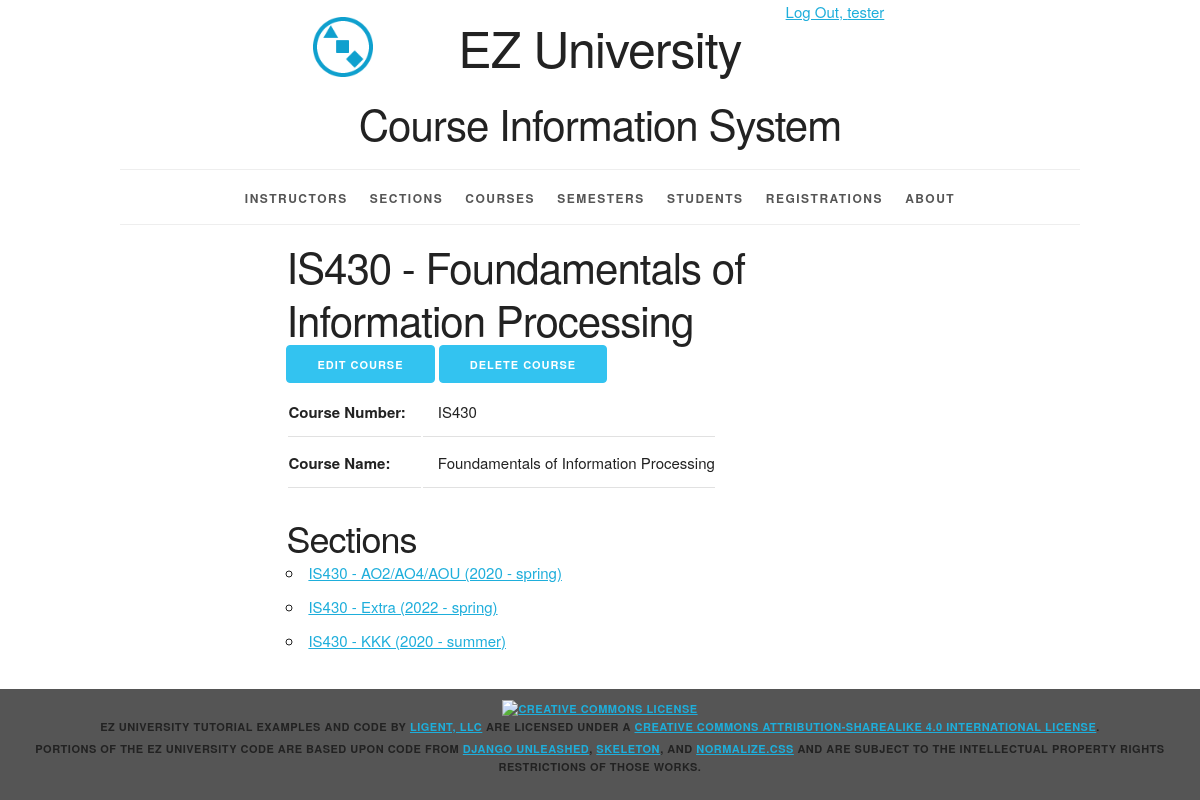
Page /course/5/ (signed in) on the committed database.
### courseinfo/models.py (models this page shows, shortened)
class Course(models.Model):
    course_id = models.AutoField(primary_key=True)
    course_number = models.CharField(max_length=20)
    course_name = models.CharField(max_length=255)
    def __str__(self):
        return '%s - %s' % (self.course_number, self.course_name)
    def get_update_url(self):
        return reverse('courseinfo_course_update_urlpattern',
                       kwargs={'pk': self.pk})
    def get_delete_url(self):
        return reverse('courseinfo_course_delete_urlpattern',
                       kwargs={'pk':self.pk})
    class Meta:
        ordering = ['course_number', 'course_name']
        constraints = [
            UniqueConstraint(fields=['course_number', 'course_name'], name='unique_course')
        ]

class Section(models.Model):
    section_id = models.AutoField(primary_key=True)
    section_name = models.CharField(max_length=20)
    semester = models.ForeignKey(Semester, related_name='sections', on_delete=models.PROTECT)
    course = models.ForeignKey(Course, related_name='sections', on_delete=models.PROTECT)
    instructor = models.ForeignKey(Instructor, related_name='sections', on_delete=models.PROTECT)
    def __str__(self):
        return '%s - %s (%s)' % (self.course.course_number, self.section_name, self.semester.__str__())
    def get_absolute_url(self):
        return reverse('courseinfo_section_detail_urlpattern',
                       kwargs={'pk':self.pk}
                       )
    class Meta:
        ordering = ['course', 'section_name', 'semester']
        constraints = [
            UniqueConstraint(fields=['semester', 'course', 'section_name'],
                             name='unique_section')
        ]

class Semester(models.Model):
    semester_id = models.AutoField(primary_key=True)
    year = models.ForeignKey(Year, related_name='semesters', on_delete=models.PROTECT)
    period = models.ForeignKey(Period, related_name='semesters', on_delete=models.PROTECT)
    def __str__(self):
        return '%s - %s' %(self.year.year, self.period.period_name)
    class Meta:
        ordering = ['year__year', 'period__period_sequence']
        constraints = [
            UniqueConstraint(fields=['year', 'period'], name='unique_semester')
        ]

class Year(models.Model):
    year_id = models.AutoField(primary_key=True)
    year = models.IntegerField(unique=True)
    class Meta:
        ordering = ['year']

class Period(models.Model):
    period_id = models.AutoField(primary_key=True)
    period_sequence = models.IntegerField(unique=True)
    period_name = models.CharField(max_length=45, unique=True)
    class Meta:
        ordering = ['period_sequence']

### courseinfo/views.py (the view)
class CourseDetail(LoginRequiredMixin, PermissionRequiredMixin, DetailView):
    model = Course
    permission_required = 'courseinfo.view_course'
    def get_context_data(self, **kwargs):
        context = super(DetailView, self).get_context_data(**kwargs)
        course = self.get_object()
        section_list = course.sections.all()
        context['section_list'] = section_list
        return context

### courseinfo/templates/courseinfo/course_detail.html (shortened to what this page needs)
{% extends 'courseinfo/base.html' %}
{% block content %}
<article>
  <div class="row">
  <div class="offset-by-two eight columns">
    <h2>{{ course }}</h2>
    <ul class="inline">
        {% if perms.courseinfo.change_course %}
        <li>
          <a
              href="{{ course.get_update_url }}"
              class="button button-primary">
            Edit Course</a></li>
        {% endif %}
        {% if perms.courseinfo.delete_course %}
        <li>
          <a
              href="{{ course.get_delete_url }}"
              class="button button-primary">
            Delete Course</a></li>
        {% endif %}
    </ul>
    <section>
        <table>
            <tr>
                <th>Course Number:</th>
                <td>{{ course.course_number }}</td>
            </tr>
            <tr>
                <th>Course Name:</th>
                <td>{{ course.course_name }}</td>
            </tr>
        </table>
    </section>
    <section>
        <h3>Sections</h3>
        <ul>
            {% for section in section_list %}
                <li>
                    <a href="{{ section.get_absolute_url }}">{{ section }}</a>
                </li>
            {% empty %}
                <li><em>There are currently no sections for this course.</em></li>
            {% endfor %}
        </ul>
    </section>
  </div></div>
</article>
{% endblock %}

### courseinfo/templates/courseinfo/base.html (shortened to what this page needs)
{% load static %}
<!DOCTYPE html>
<html lang="en">
<head>
    <link rel="stylesheet" type="text/css"
          href="{% static 'coursinfo/normalize.css' %}">
    <link rel="stylesheet" type="text/css"
          href="{% static 'courseinfo/skeleton.css' %}">
    <link rel="stylesheet" type="text/css"
          href="{% static 'courseinfo/style.css' %}">
</head>
<body>
<div class="container">
    <div class="status row">
        <div class="offset-by-eight four columns">
            <ul class="inline">
                {% if user.is_authenticated %}
                    <li><a href="{% url 'logout_urlpattern' %}">
                        Log Out, {{ user.get_username }}</a></li>
                {% else %}
                    <li><a href="{% url 'login_urlpattern' %}">
                        Log In</a></li>
                {% endif %}
            </ul>
        </div>
    </div>
    <header class="row">
        <div class="offset-by-one ten columns">
            <h1 class="logo">EZ University</h1>
            <h2>Course Information System</h2>
        </div>
    </header>
    <nav>
        <ul>
            {% if perms.courseinfo.view_instructor %}
                <li>
                    <a href="{% url 'courseinfo_instructor_list_urlpattern' %}">
                        Instructors</a></li>
            {% endif %}
            {% if perms.courseinfo.view_section %}
                <li>
                    <a href="{% url 'courseinfo_section_list_urlpattern' %}">
                        Sections</a></li>
            {% endif %}
            {% if perms.courseinfo.view_course %}
                <li>
                    <a href="{% url 'courseinfo_course_list_urlpattern' %}">
                        Courses</a></li>
            {% endif %}
            {% if perms.courseinfo.view_semester %}
                <li>
                    <a href="{% url 'courseinfo_semester_list_urlpattern' %}">
                        Semesters</a></li>
            {% endif %}
            {% if perms.courseinfo.view_student %}
                <li>
                    <a href="{% url 'courseinfo_student_list_urlpattern' %}">
                        Students</a></li>
            {% endif %}
            {% if perms.courseinfo.view_registration %}
                <li>
                    <a href="{% url 'courseinfo_registration_list_urlpattern' %}">
                        Registrations</a></li>
            {% endif %}
            <li>
                <a href="{% url 'about_urlpattern' %}">
                    About</a></li>
        </ul>
    </nav>
    <main>
        {% block content %}{% endblock %}
    </main>
</div>
<footer>
    <p>
        <a rel="license" href="http://creativecommons.org/licenses/by-sa/4.0/">
            <img alt="Creative Commons License" style="border-width:0"
                 src="https://i.creativecommons.org/l/by-sa/4.0/88x31.png"/>
        </a><br/><span property="dct:title">EZ University Tutorial Examples and Code</span>
        by
        <a href="https://www.ligent.net" property="cc:attributionName"
           rel="cc:attributionURL">Ligent, LLC</a> are licensed under a
        <a rel="license" href="http://creativecommons.org/licenses/by-sa/4.0/">Creative Commons Attribution-ShareAlike
            4.0 International License</a>.
    </p>
    <p>Portions of the EZ University code are based upon code from
        <a href="https://django-unleashed.com">Django Unleashed</a>,
        <a href="http://getskeleton.com/">Skeleton</a>, and
        <a href="https://necolas.github.io/normalize.css/">Normalize.css</a> and
        are subject to the intellectual property rights restrictions of those works.
    </p>
</footer>
</body>
</html>

### courseinfo/static/courseinfo/skeleton.css (style rules this page uses)
.container { position: relative; width: 100%; max-width: 960px; margin: 0 auto; padding: 0 20px; box-sizing: border-box; }
.column, .columns { width: 100%; float: left; box-sizing: border-box; }
@media (min-width: 400px) { .container { width: 85%; padding: 0; } }
@media (min-width: 550px) { .container { width: 80%; } }
@media (min-width: 550px) { .column, .columns { margin-left: 4%; } }
@media (min-width: 550px) { .column:first-child, .columns:first-child { margin-left: 0; } }
@media (min-width: 550px) { .four.columns { width: 30.6666666667%; } }
@media (min-width: 550px) { .eight.columns { width: 65.3333333333%; } }
@media (min-width: 550px) { .ten.columns { width: 82.6666666667%; } }
@media (min-width: 550px) { .offset-by-one.column, .offset-by-one.columns { margin-left: 8.66666666667%; } }
@media (min-width: 550px) { .offset-by-two.column, .offset-by-two.columns { margin-left: 17.3333333333%; } }
@media (min-width: 550px) { .offset-by-eight.column, .offset-by-eight.columns { margin-left: 69.3333333333%; } }
html { font-size: 62.5%; }
body { font-size: 1.5em; line-height: 1.6; font-weight: 400; font-family: "Raleway", "HelveticaNeue", "Helvetica Neue", Helvetica, Arial, sans-serif; color: #222; }
h1, h2, h3, h4, h5, h6 { margin-top: 0; margin-bottom: 2rem; font-weight: 300; }
h1 { font-size: 4.0rem; line-height: 1.2; letter-spacing: -.1rem; }
h2 { font-size: 3.6rem; line-height: 1.25; letter-spacing: -.1rem; }
h3 { font-size: 3.0rem; line-height: 1.3; letter-spacing: -.1rem; }
@media (min-width: 550px) { h1 { font-size: 5.0rem; } }
@media (min-width: 550px) { h2 { font-size: 4.2rem; } }
@media (min-width: 550px) { h3 { font-size: 3.6rem; } }
p { margin-top: 0; }
a { color: #1EAEDB; }
.button, button, input[type="submit"], input[type="reset"], input[type="button"] { display: inline-block; height: 38px; padding: 0 30px; color: #555; text-align: center; font-size: 11px; font-weight: 600; line-height: 38px; letter-spacing: .1rem; text-transform: uppercase; text-decoration: none; white-space: nowrap; background-color: transparent; border-radius: 4px; border: 1px solid #bbb; cursor: pointer; box-sizing: border-box; }
.button.button-primary, button.button-primary, input[type="submit"].button-primary, input[type="reset"].button-primary, input[type="button"].button-primary { color: #FFF; background-color: #33C3F0; border-color: #33C3F0; }
ul { list-style: circle inside; }
ol, ul { padding-left: 0; margin-top: 0; }
li { margin-bottom: 1rem; }
th, td { padding: 12px 15px; text-align: left; border-bottom: 1px solid #E1E1E1; }
th:first-child, td:first-child { padding-left: 0; }
th:last-child, td:last-child { padding-right: 0; }
button, .button { margin-bottom: 1rem; }
pre, blockquote, dl, figure, table, p, ul, ol, form { margin-bottom: 2.5rem; }
.container:after, .row:after, .u-cf { content: ""; display: table; clear: both; }

### rows in the picture
Course: course_number+course_name "IS430 - Foundamentals of Information Processing", course_number "IS430", course_name "Foundamentals of Information Processing"
Section: course+section_name+semester "IS430 - AO2/AO4/AOU (2020 - spring)"
Section: course+section_name+semester "IS430 - Extra (2022 - spring)"
Section: course+section_name+semester "IS430 - KKK (2020 - summer)"

### other values in the picture
{{ user.get_username }} "tester"
